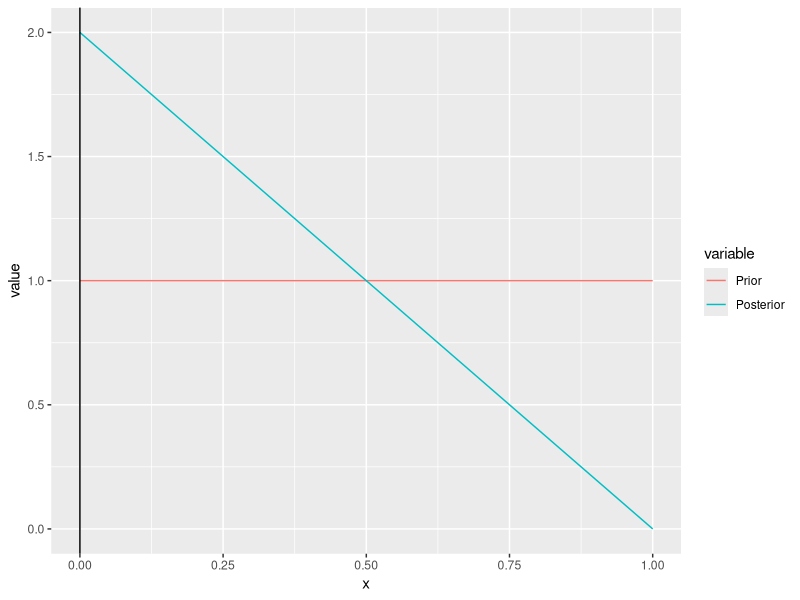
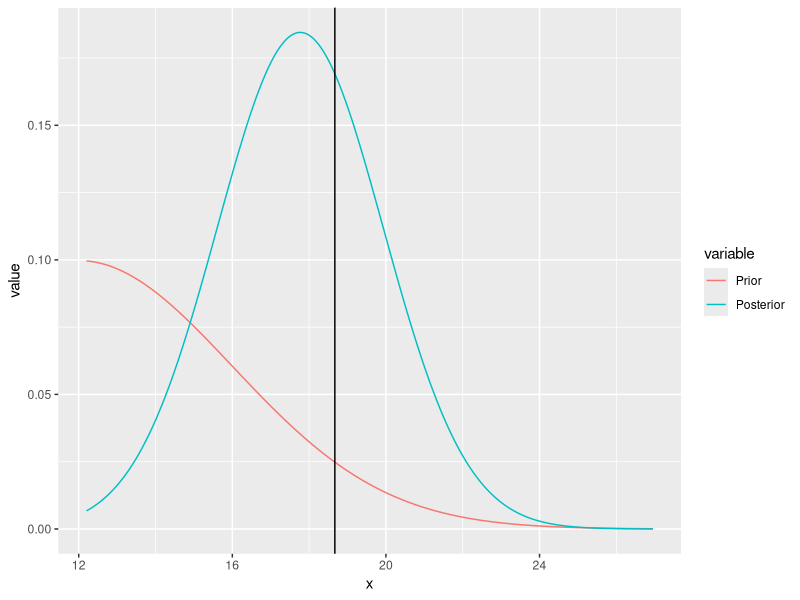

These charts were generated, in order, by the following R code:
#Inference for Binomial with Beta Prior
BBB<-function(n,p,alpha,beta)
{
  require(ggplot2)
  require(reshape2)
  xx<-rbinom(1,n,p)
  p_hat<-xx/n
  print("Observed Proportion, Posterior Mean")
  p_hat_Post<-(alpha+xx)/(n+alpha+beta)
  print(c(p_hat,p_hat_Post))
  x  <- seq(0, 1, 0.01)
  Prior <- dbeta(x,alpha,beta)
  Posterior <- dbeta(x,alpha+xx,n+beta-xx)

  df <- data.frame(x, Prior, Posterior)
  
  # melt the data to a long format
  df2 <- reshape2::melt(data = df, id.vars = "x")
  
  # plot, using the aesthetics argument 'colour'
  ggplot(data = df2, aes(x = x, y = value, colour = variable)) + geom_line() + geom_vline(xintercept=p_hat)

 
}

n<-1
p<-0.3
alpha<-1
beta<-1

BBB(n,p,alpha,beta)
#Inference for Normal with Normal Prior
BNN<-function(n,mu,sigma,theta,tau)
{
  require(ggplot2)
  require(reshape2)
  xx<-rnorm(n,mu,sigma)
  xbar<-mean(xx)
  theta_post<-(theta*sigma^2+n*xbar*tau^2)/(sigma^2+n*tau^2)
  tau_post<-(sigma^2*tau^2)/(sigma^2+n*tau^2)
  print("Observed Mean, Posterior Mean")
  xbar_Post<-theta_post
  print(c(xbar,xbar_Post))
  a<-min(xx)-1
  b<-max(xx)+1
  x  <- seq(a, b, 0.01)
  Prior <- dnorm(x,theta,tau)
  Posterior <- dnorm(x,theta_post,tau_post)

  df <- data.frame(x, Prior, Posterior)
  
  # melt the data to a long format
  df2 <- reshape2::melt(data = df, id.vars = "x")
  
  # plot, using the aesthetics argument 'colour'
  ggplot(data = df2, aes(x = x, y = value, colour = variable)) + geom_line() + geom_vline(xintercept=xbar)
  
  
}

BNN(10,20,5,12,4)